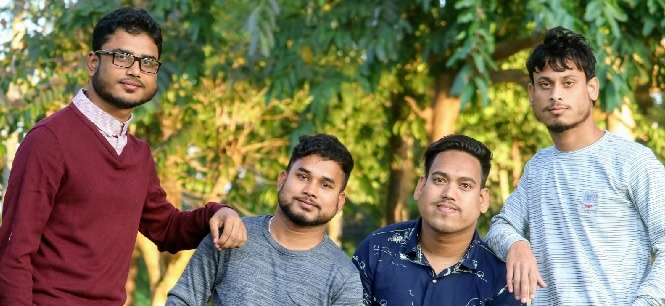
#> input picture SocialDistance/4.jpg, 665 x 306 px
$ jupyter execute --allow-errors distance1.ipynb
#> lines starting #> are read from the running program, lines starting #| are printed output that depends on the picture; after the words box and inside, x2 and y2 are one past the last pixel; in counts of white or black regions, pixels touching at a corner belong together; long printed decimals are rounded
[cell 1]
import math
import cv2

faceCascade = cv2.CascadeClassifier('haarcascade_frontalface_default.xml')
img = cv2.imread('4.jpg')
#> img is the input picture: shape (306, 665, 3); mean B, G, R 91, 119.6, 126.5
gray = cv2.cvtColor(img, cv2.COLOR_BGR2GRAY)
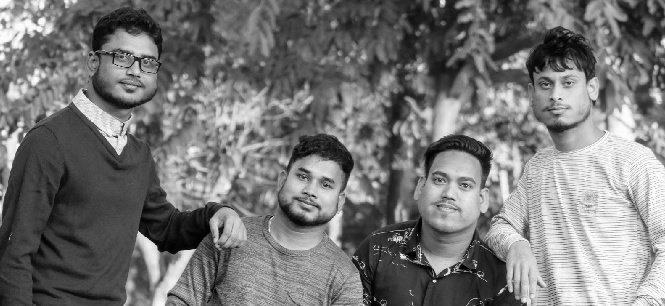
#> gray: shape (306, 665); min 0, max 255, mean 118.4
faces = faceCascade.detectMultiScale(gray, scaleFactor=1.2, minNeighbors=5, minSize=(20, 20))
#> faces = [[413, 151, 78, 78], [94, 31, 75, 75], [524, 58, 67, 67], [278, 152, 70, 70]]
l=[]
lf=[]
i=1
for (x,y,w,h) in faces:
    cv2.rectangle(img,(x,y),(x+w,y+h),(255,0,0),2)
    roi_gray = gray[y:y+h, x:x+w]
    roi_color = img[y:y+h, x:x+w]
    s=str(i)
    cv2.putText(img, s, (x,y), cv2.FONT_HERSHEY_SIMPLEX, 1, (0, 0, 255),2)
    i+=1
    l=[]
    l.append(x)
    l.append(y)
    lf.append(l)
#> this loop made 4 passes
#> (x, y, w, h, s) on passes 1 to 4: (413, 151, 78, 78, '1'), (94, 31, 75, 75, '2'), (524, 58, 67, 67, '3'), (278, 152, 70, 70, '4')
#> pass 1, `roi_gray = gray[y:y+h, x:x+w]`:
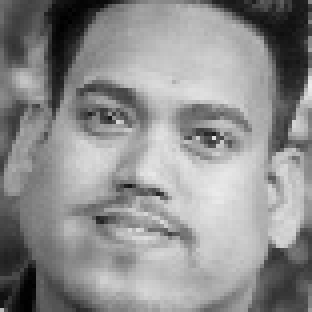
#> roi_gray: shape (78, 78) (shown 4 times larger); min 0, max 236, mean 142.1
#> pass 1, `roi_color = img[y:y+h, x:x+w]`:
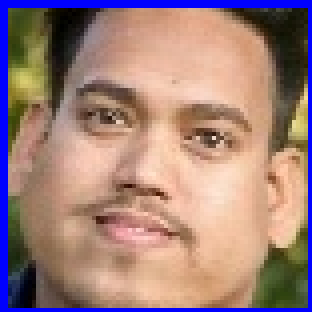
#> roi_color: shape (78, 78, 3) (shown 4 times larger); mean B, G, R 123.2, 128.6, 160.1
#> pass 2, `roi_gray = gray[y:y+h, x:x+w]`:
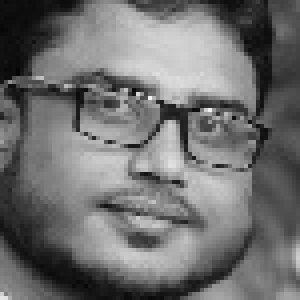
#> roi_gray: shape (75, 75) (shown 4 times larger); min 4, max 244, mean 112
#> pass 2, `roi_color = img[y:y+h, x:x+w]`:
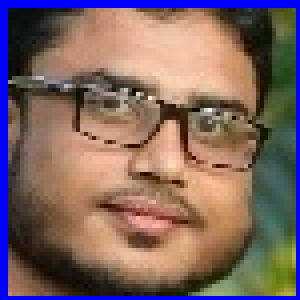
#> roi_color: shape (75, 75, 3) (shown 4 times larger); mean B, G, R 98.3, 101.8, 125.9
#> after the loop:
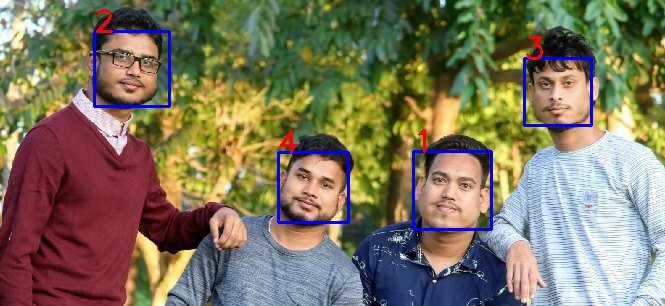
#> img: shape (306, 665, 3); 1.93% of pixels changed, all inside (x1, y1, x2, y2) = (93, 9, 593, 231)
#> after the loop, i = 5; lf = [[413, 151], [94, 31], [524, 58], [278, 152]]

close_person=""
for i in range(len(lf)):
    for j in range(i+1,len(lf)):
        d=math.sqrt( ((lf[j][1]-lf[i][1])**2)+((lf[j][0]-lf[i][0])**2) )
        print("P",i+1,"- P",j+1,"=",d)
        if d<150:
            close_person+="Person "+str(i+1)+" and Person "+str(j+1)+" ; "
#> this loop made 4 passes
#| P 1 - P 2 = 340.824
#| P 1 - P 3 = 144.810
#| P 1 - P 4 = 135.004
#| P 2 - P 3 = 430.847
#| P 2 - P 4 = 220.220
#| P 3 - P 4 = 263.348

close_person+=" are not following social distancing "

print(close_person)
#| Person 1 and Person 3 ; Person 1 and Person 4 ;  are not following social distancing

from boltiot import Sms
SID = 'AC393a58a67e6fd42291a45c0de298df7d'
AUTH_TOKEN = '4752733f679570a5cac3df34973cc613'
FROM_NUMBER = '(605) 413-1584'
TO_NUMBER = '+917742874654'
#> (the rest of this cell did not finish here and is left out)
